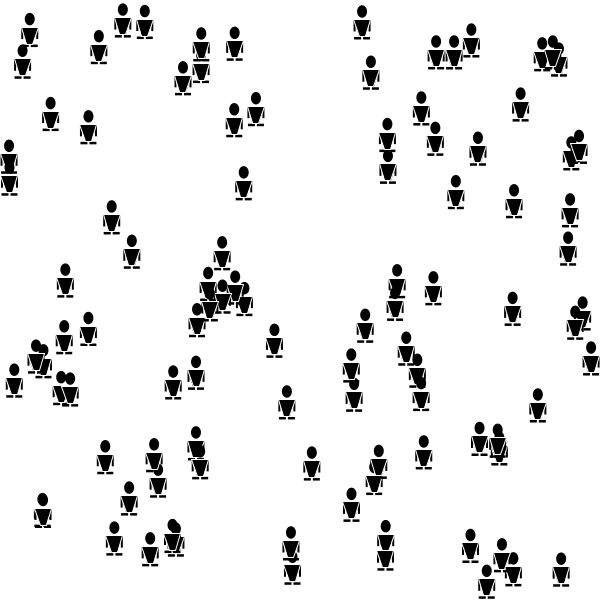
Frame 1 (no input)
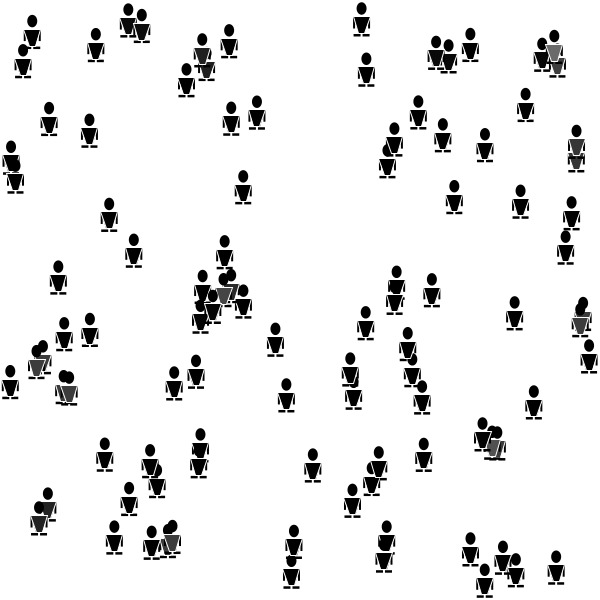
Frame 60 (the mouse pressed at the canvas centre just before this capture)
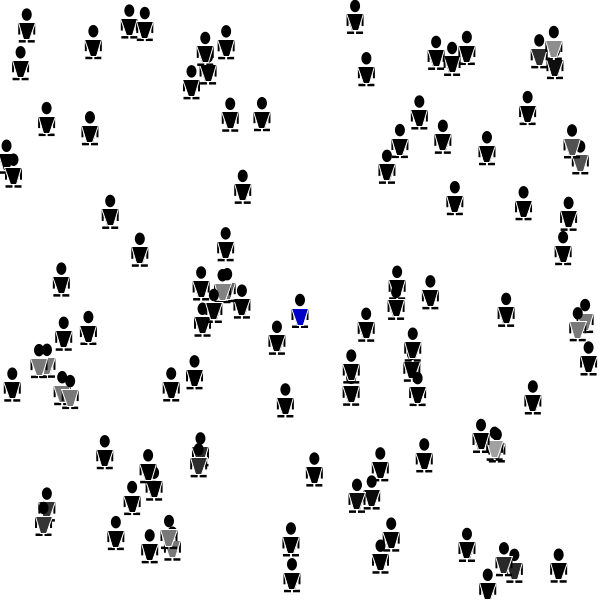
Frame 120 (the mouse held since frame 60 and released just before this capture)

The Processing sketch that drew these frames (run headless with seeded random() and noise(); from frame 60 on, the mouse is pressed at the canvas centre):

// Processing sketch: processing_140530
// ── processing_140530.pde

//////
// Project #2: "Crowd Psychology"
// Patrick J. O'Donnel
// Tues March 18th, 2014
//////

//////
// "The more amiability and esprit de corps there is among 
//  the members of a policy-making ingroup, the greater the 
//  danger that independent critical thinking will be replaced 
//  by groupthink, which is likely to result in irrational and 
//  dehumanizing actions directed against outgroups."
//    - Irving Janis in
//    Victims of Groupthink: A Psychological Study 
//    of Foreign-Policy Decisions and Fiascoes (1972)
//////

//////
// CONTROLS
// MousePressed == Presence of Innovator
// 'P' == Crowd as People
// 'S' == Crowd as Sheeple
//////


//declare 100 people objects 
Person [] p = new Person [100]; 
Innovator You;

boolean sheeple = true;

void setup(){
  size(600,600);
  background(255);
  frameRate(100);
  
  
//CREATE OBJECTS
//initialize
 for (int i = 0; i < p.length; i ++ ) {
    p[i] = new Person();
  }
  You = new Innovator();
}
 
 
 
void draw(){
  background(255);
  
 //KEYBOARD INTERACTIVITY 
  if (keyPressed) {

  //Reset  
  if (key == 'r' || key == 'R') {
  setup();
  }
  
  //People toogle
  if (key == 'p' || key == 'P') {
    sheeple = true;
  }
  
  //Sheeple toogle
  if (key == 's' || key == 'S') {
    sheeple = false;
  } 
}
  
  //MOUSE INTERACTIVITY
  if (mousePressed) {
    if (sheeple == true) {
      You.displayI(mouseX,mouseY);
    } else {
      You.displayA(mouseX,mouseY);
    }
  }
  
  
  
  
  for (int i = 0; i < p.length; i++ ) { 
    p[i].mingle();
    
    if (sheeple == true) {
      p[i].displayP();
    } else {
      p[i].displayS();
    }
   
 
   
    for (int j = 0; j < p.length; j++ ) {     // check each object with a for loop.
       if ( (  p[i].near(p[j]) )  ) {     //pass w[j] to the intersect function *
            p[i].loss_i();
            p[j].loss_i();
           } else {
           p[i].gain_i();
           }
     
       if (mousePressed && mouseX > p[j].x - 10 && mouseX < p[j].x + 10 && mouseY < p[j].y + 10 && mouseY > p[j].y - 10) {
         p[j].plant_idea();
       }      
    }
   
   
  } //-- end for loop 'i'


 //KEYBORARD ACTIONS
  if (keyPressed) {

  //Reset  
  if (key == 'r' || key == 'R') {
  setup();
  }
  
  //People toogle
  if (key == 'p' || key == 'P') {
    sheeple = true;
  }
  
  //Sheeple toogle
  if (key == 's' || key == 'S') {
    sheeple = false;
  } 
}
 
 
}


///////////
//PERSON CLASS
///////////

class Person {
 
  float x, y, cr, cg, cb;
  int s;
  
 
  //constructor
  Person() {
    x = random(width);
    y = random(height);
    s = 10;
    cr = 0;
    cg = 0;
    cb = 0;
  }
 
 //display function for people
  void displayP() {
    noStroke();
    fill(0);
    ellipse(x, y, s, s*1.25);
    rectMode(CORNERS);
    rect(x-.85*s, y+.8*s, x-.65*s, y+2*s);
    rect(x+.85*s, y+.8*s, x+.65*s, y+2*s);
    rectMode(CORNER);
    rect(x-.1*s, y+2.8*s, -.7*s, -.25*s);
    rect(x+.1*s, y+2.8*s, .7*s, -.25*s);
    fill (cr,cg,cb);
    stroke(255);
    quad(x-.85*s, y+.8*s, x+.85*s, y+.8*s, x+.3*s, y+2.5*s, x-.3*s, y+2.5*s);
 
 //constrain
    cr = constrain (cr,0,255);
    cg = constrain (cg,0,255); 
    cb = constrain (cb,0,255);  
  }
  
  //display function for sheeple
  void displayS() {
    noStroke();
    fill(0);
    rectMode(CENTER);
    rect(x-.6*s,y+.85*s,s/3,s);
    rect(x+.6*s,y+.85*s,s/3,s);
    rect(x-.3*s,y+.95*s,s/4,.65*s);
    rect(x+.3*s,y+.95*s,s/4,.65*s);
    fill(cr,cg,cb);
    ellipse(x,y,s*2,s*2);
    fill(0);
    ellipse(x+1.1*s, y-.5*s, s*1.1, s*.9);
    ellipse(x-1*s, y-.3*s, s/2, s/2);
    quad(x+.8*s,y-.8*s, x+1.4*s,y-.9*s, x+.6*s,y-1.1*s, x+.5*s,y-s);
    
    //constrain
    cr = constrain (cr,0,255);
    cg = constrain (cg,0,255); 
    cb = constrain (cb,0,255); 
  }
 
  void mingle() {
    //mingle movement
    float m = 0.5;
    
    //mingle horiztonal
    int moveX = int(random(3));
    if (moveX == 0) {
      x = x + m;
    } else if (moveX == 1) {
      x = x - m;
    } else {
      x = x;
    } 

    //mingle vertical
    int moveY = int(random(3));
    if (moveY == 0) {
      y = y + m;
    } else if (moveY == 1) {
      y = y - m;
    } else {
      y = y;
    } 
    
    //mingle constraints
    x = constrain(x,0,width);
    y = constrain(y,0,height); 
  }
     
 //loss and gain of individuality
    void loss_i() {
    cr = cr + 1;
    cg = cg + 1;
    cb = cb + 1;
  }
    void gain_i() {      
    cr = cr -.01;
    cg = cg -.01;
    cb = cb -.01;
    }
 
    void plant_idea () {
    cr = 0;
    cg = 0;
    cb = 200;
    }
  
  
 //Bump into other Person
 boolean near(Person p0) { 
   
  // distance between two persons 
  float d = dist(x,y,p0.x,p0.y);  
  
   if ((d > 0) && (d < s*1.5)) {              
    return true;
   } else {
    return false;
   }
 }
 
    
}

//////////
// INNOVATOR CLASS
//////////

class Innovator {
  
  float x, y, c;
  int s;
  
  //constructor
  Innovator () {
    s = 10;
    c = 200;
  }
  
  void displayI (float x, float y) {
    noStroke();
    fill(0);
    ellipse(x, y, s, s*1.25);
    rectMode(CORNERS);
    rect(x-.85*s, y+.8*s, x-.65*s, y+2*s);
    rect(x+.85*s, y+.8*s, x+.65*s, y+2*s);
    rectMode(CORNER);
    rect(x-.1*s, y+2.8*s, -.7*s, -.25*s);
    rect(x+.1*s, y+2.8*s, .7*s, -.25*s);
    fill (0,0,c);
    stroke(255);
    quad(x-.85*s, y+.8*s, x+.85*s, y+.8*s, x+.3*s, y+2.5*s, x-.3*s, y+2.5*s);
    
    //constrains
    x = constrain(x, s, width-10);
    y = constrain(y, s, height-10);   
  }
  
  void displayA (float x, float y) {
    noStroke();
    fill(0);
    rectMode(CENTER);
    rect(x-.6*s,y+.85*s,s/3,s);
    rect(x+.6*s,y+.85*s,s/3,s);
    rect(x-.3*s,y+.95*s,s/4,.65*s);
    rect(x+.3*s,y+.95*s,s/4,.65*s);
    fill(0,0,c);
    ellipse(x,y,s*2,s*2);
    fill (0);
    ellipse(x+1.1*s, y-.5*s, s*1.1, s*.9);
    ellipse(x-1*s, y-.3*s, s/2, s/2);
    quad(x+.8*s,y-.8*s, x+1.4*s,y-.9*s, x+.6*s,y-1.1*s, x+.5*s,y-s);
  }
  
  //whisper from innovator to sheeple
 boolean whisper(Person p0) { 
   
  // distance between two persons 
  float dT = dist(You.x,You.y,p0.x,p0.y);  
  
   if ((dT > 0) && (dT < s*1.5)) {              
    return true;
   } else {
    return false;
   }
 }

 
 
}
